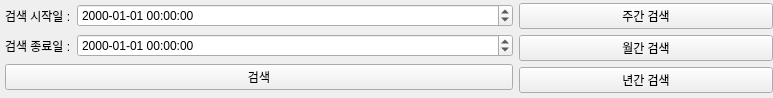
<?xml version="1.0" encoding="UTF-8"?>
<ui version="4.0">
 <class>Widget</class>
 <widget class="QWidget" name="Widget">
  <property name="geometry">
   <rect>
    <x>0</x>
    <y>0</y>
    <width>773</width>
    <height>98</height>
   </rect>
  </property>
  <property name="windowTitle">
   <string>Form</string>
  </property>
  <layout class="QHBoxLayout" name="horizontalLayout_4">
   <property name="leftMargin">
    <number>5</number>
   </property>
   <property name="topMargin">
    <number>3</number>
   </property>
   <property name="rightMargin">
    <number>0</number>
   </property>
   <property name="bottomMargin">
    <number>5</number>
   </property>
   <item>
    <layout class="QHBoxLayout" name="layout_event_log_filter_search" stretch="2,1">
     <item>
      <layout class="QVBoxLayout" name="layout_search">
       <item>
        <layout class="QHBoxLayout" name="layout_start_date_filter">
         <item>
          <widget class="QLabel" name="label_start_date_filter">
           <property name="text">
            <string>검색 시작일 :</string>
           </property>
          </widget>
         </item>
         <item>
          <widget class="QDateTimeEdit" name="datetime_start_date_filter">
           <property name="sizePolicy">
            <sizepolicy hsizetype="Expanding" vsizetype="Fixed">
             <horstretch>0</horstretch>
             <verstretch>0</verstretch>
            </sizepolicy>
           </property>
           <property name="maximumDateTime">
            <datetime>
             <hour>23</hour>
             <minute>59</minute>
             <second>59</second>
             <year>9999</year>
             <month>12</month>
             <day>31</day>
            </datetime>
           </property>
           <property name="displayFormat">
            <string>yyyy-MM-dd hh:mm:ss</string>
           </property>
          </widget>
         </item>
        </layout>
       </item>
       <item>
        <layout class="QHBoxLayout" name="layout_end_date_filter">
         <item>
          <widget class="QLabel" name="label_end_date_filter">
           <property name="text">
            <string>검색 종료일 :</string>
           </property>
          </widget>
         </item>
         <item>
          <widget class="QDateTimeEdit" name="datetime_end_date_filter">
           <property name="sizePolicy">
            <sizepolicy hsizetype="Expanding" vsizetype="Fixed">
             <horstretch>0</horstretch>
             <verstretch>0</verstretch>
            </sizepolicy>
           </property>
           <property name="maximumDateTime">
            <datetime>
             <hour>23</hour>
             <minute>59</minute>
             <second>59</second>
             <year>9999</year>
             <month>12</month>
             <day>31</day>
            </datetime>
           </property>
           <property name="displayFormat">
            <string>yyyy-MM-dd hh:mm:ss</string>
           </property>
          </widget>
         </item>
        </layout>
       </item>
       <item>
        <widget class="QPushButton" name="button_search">
         <property name="text">
          <string>검색</string>
         </property>
        </widget>
       </item>
      </layout>
     </item>
     <item>
      <layout class="QVBoxLayout" name="layout_quick_filter">
       <item>
        <widget class="QPushButton" name="button_search_by_week">
         <property name="text">
          <string>주간 검색</string>
         </property>
        </widget>
       </item>
       <item>
        <widget class="QPushButton" name="button_search_by_month">
         <property name="text">
          <string>월간 검색</string>
         </property>
        </widget>
       </item>
       <item>
        <widget class="QPushButton" name="button_search_by_year">
         <property name="text">
          <string>년간 검색</string>
         </property>
        </widget>
       </item>
      </layout>
     </item>
    </layout>
   </item>
  </layout>
 </widget>
 <resources/>
 <connections/>
</ui>
